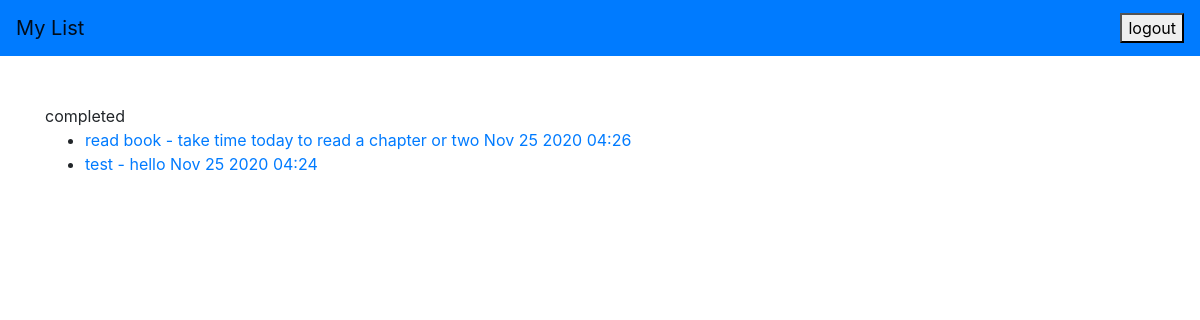
The page /completed/ (signed in) on the database as committed earlier.
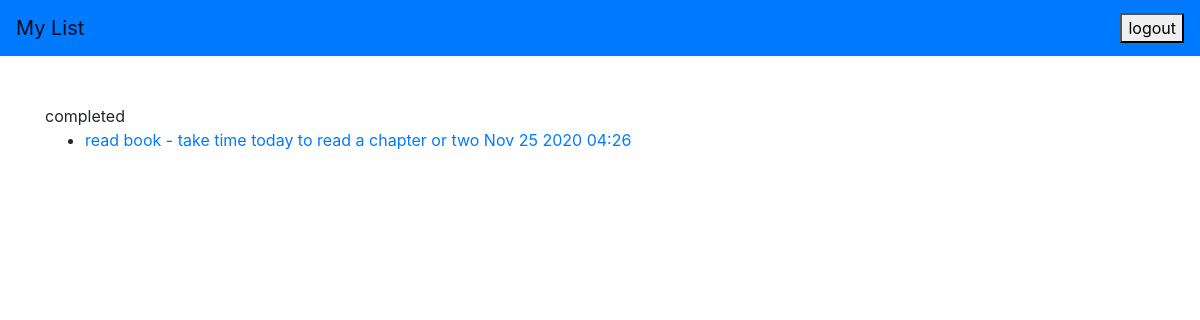
The same page on the database as committed later.
### todo/models.py (models this page shows, shortened)
class Todo(models.Model):
    title = models.CharField(max_length=100)
    memo = models.TextField(blank=True)
    created = models.DateTimeField(auto_now_add=True)
    datecompleted = models.DateTimeField(null=True, blank=True)
    important = models.BooleanField(default=False)
    user = models.ForeignKey(User, on_delete=models.CASCADE)

### todo/views.py (the view)
# urls.py: path('completed/', views.completedtodos, name='completedtodos'),
@login_required
def completedtodos(request):
    todos = Todo.objects.filter(user=request.user, datecompleted__isnull=False).order_by('-datecompleted')
    return render(request, 'todo/completedtodos.html', {'todos':todos})

### todo/templates/todo/completedtodos.html
{% extends 'todo/base.html' %}
{% block content %}
completed
<ul>
  {% for todo in todos %}
  <li>
    <a href="{% url 'viewtodo' todo.id %}">
      {{ todo.title }} {% if todo.memo %} - {{ todo.memo }}{% endif %}
      {{ todo.datecompleted|date:'M j Y H:i' }}
    </a>
  </li>
  {% endfor %}
</ul>
{% endblock %}

Rows that differ between the two databases and show on the page:
removed Todo: title "test", memo "hello", datecompleted "Nov 25 2020 04:24"
